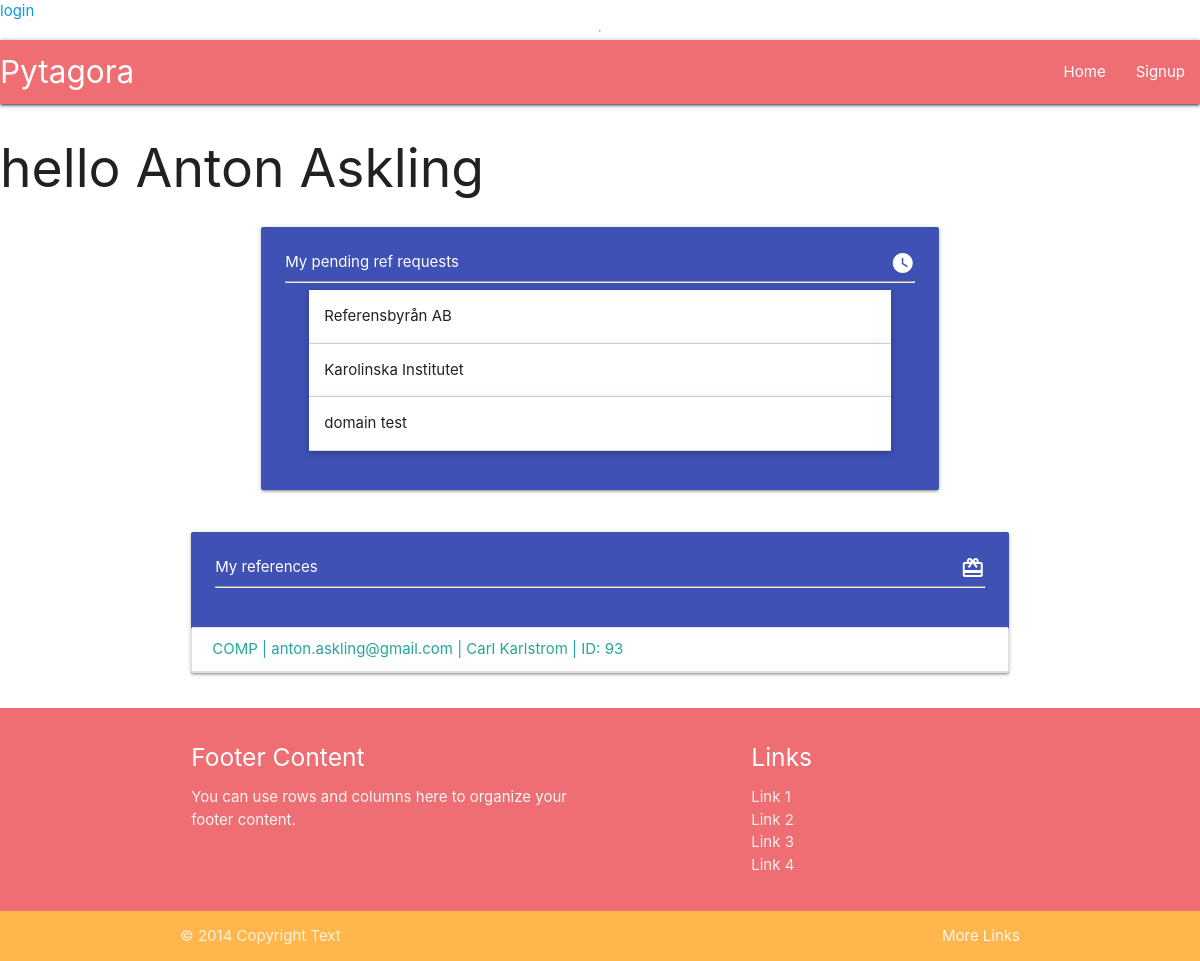
Screenshot of /profile/3/ with the database file from the repository.
### userprofile/models.py (models this page shows, shortened)
class Profile(models.Model):
    user = models.OneToOneField(User, verbose_name=_("User"), on_delete=models.CASCADE)
    first_name = models.CharField(_("first name"), max_length=50, null=False, blank=False)
    last_name = models.CharField(_("last name"), max_length=50, null=False, blank=False)
    def __str__(self):
        return f"{self.first_name} {self.last_name}"

class RefRequest(models.Model):
    profile = models.ForeignKey(Profile, verbose_name=_("profile"), on_delete=models.CASCADE)
    company_name = models.CharField(_("company name"), max_length=100, null=True, blank=True)
    company_slug = models.SlugField(_("company_slug"), null=True, blank=True, unique=False, max_length=150)
    date_from = PartialDateField( verbose_name=_("date from"))
    date_to = PartialDateField(verbose_name=_("date to"))
    to_email = models.EmailField(_("to email"), max_length=254, null=True, blank=True)
    UNINITIATED = "UNIN"
    PENDING = "PEND"
    COMPLETE = "COMP"
    STATUS_CHOICES = [
        (UNINITIATED, "Uninitiated"),
        (PENDING, "Pending"),
        (COMPLETE, "Complete"),
    ]
    status = models.CharField(_("status"), max_length=4, choices=STATUS_CHOICES, default=UNINITIATED,)
    time_sent = models.DateTimeField(_("time_sent"), auto_now_add=True, null=True)
    class Meta:
        verbose_name = "Reference request"
        verbose_name_plural = "Reference requests"

class RefResponse(models.Model):
    ref_request = models.OneToOneField(RefRequest, verbose_name=_("request to"), on_delete=models.CASCADE)
    profile = models.ForeignKey(Profile, verbose_name=_("profile"), on_delete=models.CASCADE, null=True, blank=True)
    email = models.EmailField(_("email"), max_length=254)
    first_name = models.CharField(_("first name"), max_length=50, null=True, blank=True)
    last_name = models.CharField(_("last name"), max_length=50, null=True, blank=True)
    company_name = models.CharField(_("company name"), max_length=50, null=True, blank=True)
    title = models.CharField(_("title"), max_length=50)
    BOSS = "BOSS"
    COLLEAGUE = "COLL"
    CONSULTANT = "CONS"
    OTHER = "OTH"
    RELATION_CHOICES = [
        (BOSS, "Boss to referee"),
        (COLLEAGUE, "Colleague to referee"),
        (CONSULTANT, "referee was consultant"),
        (OTHER, "Other")
    ]
    relation = models.CharField(_("relation to referee"), choices=RELATION_CHOICES, default=BOSS, max_length=4)
    other_relation = models.CharField(_("if Other, please specify"), max_length=80, null=True, blank=True)
    main_tasks = models.TextField(_("describe main tasks"))
    elaborate = models.TextField(_("elaborate"))
    extra = models.TextField(_("extra"))
    referee_first_name = models.CharField(_("referee first name"), max_length=50)
    referee_last_name = models.CharField(_("referee last name"), max_length=50)
    completed = models.BooleanField(_("is completed"), default=False)
    time_added = models.DateTimeField(_("time added"), auto_now=True)
    def get_full_name(self):
        return f"{self.first_name} {self.last_name}"
    class Meta:
        verbose_name = "Reference response"
        verbose_name_plural = "Reference responses"
        ordering = ["ref_request"]

### userprofile/views.py (the view)
# urls.py: path("profile/<int:pk>/", ProfileView.as_view(), name ="profile"),
class ProfileView(ListView):
    model = RefRequest
    def get(self, request, *args, **kwargs):
        profile = Profile.objects.get(id=kwargs["pk"])
        requests = profile.refrequest_set.all()
        return render(
            self.request,
            "userprofile/profile.html",
            {
                "profile": profile,
                "requests": requests,
            })

### userprofile/templates/userprofile/profile.html (shortened to what this page needs)
{% extends "base.html" %}
{% block content %}
    <h2>hello {{ profile }}</h2>
    <div class="container">
        {% include "./components/profile_pending_requests.html" %}
        <div class="row">
            <div class="col s12">
                <div class="card indigo">
                    <div class="card-content">
                        <span class="white-text">My references <i class="material-icons right">redeem</i></span>
                        <hr/>
                    </div>
                    <div class=" collection">
                        {% for request in requests %}
                        {% if request.status == "COMP" %}
                        <a data-target="{{ request.refresponse.id }}" class="modal-trigger  collection-item" href="">{{ request.status }} | {{ request.refresponse.email }} | {{ request.refresponse.get_full_name }} | ID:  {{ request.refresponse.id }} </a>
                        {% endif %}
                        {% endfor %}
                    </div>
                </div>
            </div>
        </div>
    </div>
{% endblock content %}

### userprofile/templates/userprofile/components/profile_pending_requests.html (shortened to what this page needs)
<div class="row">
    <div class="col s12 l10 offset-l1">
        <div class="card-panel indigo">
            <span class="white-text ">My pending ref requests <i class="material-icons right" >watch_later</i> </span>
            <hr/>
            <ul class="collapsible popout">
            {% for request in requests %}
                {% if request.status == "PEND" %}
                <li>
                    <div class="collapsible-header"> <span class="truncate">{{ request.company_name }}</span></div>
                  </li>
                  {% endif %}
            {% endfor %}
             </ul>
        </div>
    </div>
</div>

### staticfiles/base/css/style.css (style rules this page uses)
body { display: flex; min-height: 100vh; flex-direction: column; }
.collection { overflow: visible; }

### rows the page displays
Profile: first_name+last_name "Anton Askling"
RefRequest: company_name "Referensbyrån AB"
RefRequest: company_name "Karolinska Institutet"
RefRequest: company_name "domain test"
RefRequest: status "COMP", refresponse.email "anton.askling@gmail.com", refresponse.get_full_name "Carl Karlstrom", refresponse.id "93"
